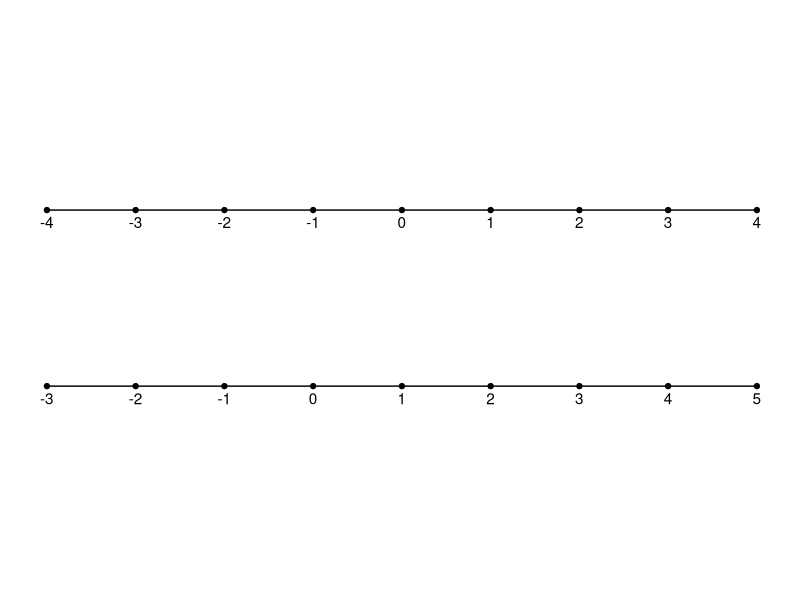

This figure's R source:
## ---- chunk 1
library(tidyverse)
## ---- chunk 2
data_lines <- data.frame(
    x = c(-4:4, -4:4),
    y = c(rep(2, 9), rep(1, 9)), 
    group = c(rep("1", 9), rep("2", 9)), 
    label = c(-4:4, -3:5)
)

ggplot(data_lines, aes(x, y, group=group)) +
  geom_line() +
  geom_point() +
        ggthemes::theme_tufte() +
        theme(
            axis.title = element_blank(), 
            axis.text = element_blank(), 
        axis.line = element_blank(),
        axis.ticks = element_blank()) +
        ylim(0,3) +
        geom_text(aes(label = label), vjust = 1.5)  # Add labels to the points


